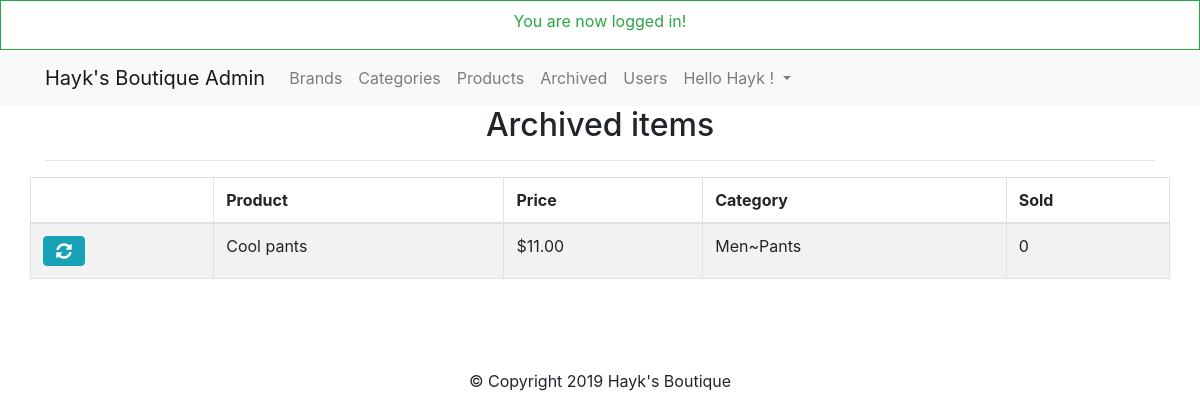
Screenshot of /admin/archived.php (signed in) with the database file from the repository.
### tables this page shows
CREATE TABLE `products` (
  `id` int(11) NOT NULL,
  `title` varchar(255) NOT NULL,
  `price` decimal(10,0) NOT NULL,
  `list_price` decimal(10,0) NOT NULL,
  `brand` int(11) NOT NULL,
  `categories` varchar(255) NOT NULL,
  `image` varchar(255) NOT NULL,
  `description` text NOT NULL,
  `featured` tinyint(4) NOT NULL DEFAULT '0',
  `sizes` text NOT NULL,
  `deleted` tinyint(4) NOT NULL DEFAULT '0'
);

### helpers/helpers.php (called while the page is built, shortened)
<?php
function money($number)
{
    return '$' . number_format($number, 2);
}

### admin/archived.php (the view, shortened to what this page needs)
<?php
require_once $_SERVER['DOCUMENT_ROOT'] . '/shop/core/init.php';
include 'includes/head.php';
include 'includes/navigation.php';
$sql = "Select * FROM products WHERE deleted = 1";
$presults = $db->query($sql);
?>
    <div class="container">
        <h2 class="text-center">Archived items</h2>
        <hr>
        <div class="row">
            <table class="table table-bordered table-condensed table-striped">
                <thead>
                <th></th>
                <th>Product</th>
                <th>Price</th>
                <th>Category</th>
                <th>Sold</th>
                </thead>
                <tbody>
                <?php while ($product = mysqli_fetch_assoc($presults)):
                    $childID = $product['categories'];
                    $catSql = "SELECT * FROM categories WHERE id = '$childID'";
                    $result = $db->query($catSql);
                    $child = mysqli_fetch_assoc($result);
                    $parentID = $child['parent'];
                    $pSql = "SELECT * FROM categories WHERE id = '$parentID'";
                    $presult = $db->query($pSql);
                    $parent = mysqli_fetch_assoc($presult);
                    $category = $parent['category'] . '~' . $child['category'];
                    ?>
                    <tr>
                        <td>
                            <a href="archived.php?refresh=<?= $product['id']; ?>" class="btn btn-xs btn-info"><i
                                    class="fas fa-sync-alt"></i></a>
                        </td>
                        <td><?= $product['title']; ?></td>
                        <td><?= money($product['price']); ?></td>
                        <td><?= $category; ?></td>
                        <td>0</td>
                    </tr>
                <?php endwhile; ?>
                </tbody>
            </table>
        </div>
    </div>
<?php
include 'includes/footer.php'; ?>

### css/main.css (style rules this page uses)
body { padding: 0; margin: 0; }

### rows the page displays
products: title "Cool pants", price "$11.00", category "Men~Pants"

### other values shown
$_SESSION['success_flash'] "You are now logged in!"
$user_data['first'] "Hayk"
